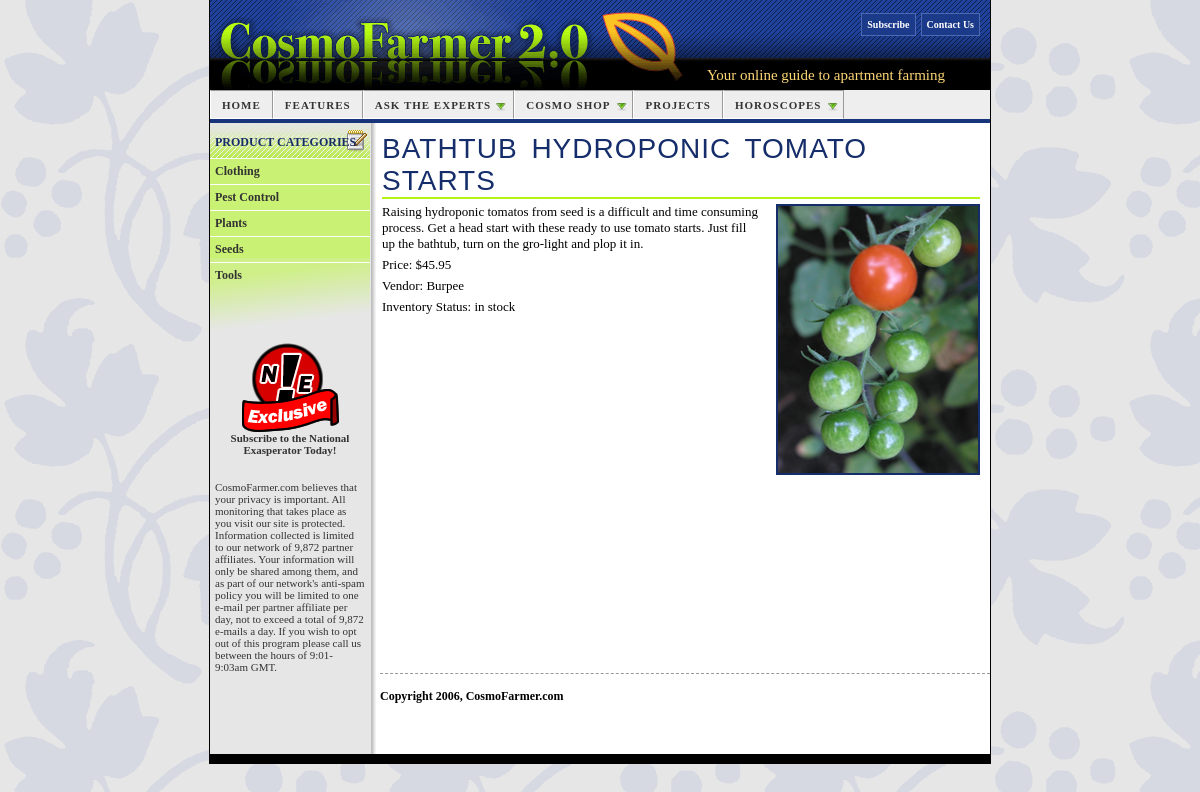
The page /product.php on the database its author committed.
### tables this page shows
CREATE TABLE `categories` (
  `categoryID` mediumint(8) unsigned NOT NULL AUTO_INCREMENT,
  `categoryName` varchar(64) NOT NULL,
  PRIMARY KEY (`categoryID`)
);

CREATE TABLE `products` (
  `productID` mediumint(8) unsigned NOT NULL AUTO_INCREMENT,
  `productName` varchar(64) NOT NULL,
  `price` double(10,2) NOT NULL,
  `description` text NOT NULL,
  `inventory` varchar(12) NOT NULL,
  `vendorID` mediumint(9) NOT NULL,
  `categoryID` mediumint(9) NOT NULL,
  `image` varchar(255) NOT NULL,
  `onSale` tinyint(4) NOT NULL,
  PRIMARY KEY (`productID`)
);

CREATE TABLE `vendors` (
  `vendorID` mediumint(8) unsigned NOT NULL AUTO_INCREMENT,
  `vendorName` varchar(64) NOT NULL,
  `vendorStreet` varchar(64) NOT NULL,
  `vendorCity` varchar(64) NOT NULL,
  `vendorState` varchar(32) NOT NULL,
  `vendorZip` varchar(16) NOT NULL,
  `vendorPhone` varchar(18) NOT NULL,
  PRIMARY KEY (`vendorID`)
);

### product.php (the view, shortened to what this page needs)
<?php require_once('Connections/connCosmo.php'); ?>
<?php
if (!function_exists("GetSQLValueString")) {
function GetSQLValueString($theValue, $theType, $theDefinedValue = "", $theNotDefinedValue = "")
{
  $theValue = function_exists("mysql_real_escape_string") ? mysql_real_escape_string($theValue) : mysql_escape_string($theValue);
  switch ($theType) {
    case "long":
    case "int":
      $theValue = ($theValue != "") ? intval($theValue) : "NULL";
      break;
  }
  return $theValue;
}
}
$varProduct_rsDetails = "1";
$query_rsDetails = sprintf("SELECT products.productID, products.productName, products.price, products.`description`, products.inventory, products.image, vendors.vendorName FROM products, vendors WHERE products.vendorID = vendors.vendorID AND products.productID = %s", GetSQLValueString($varProduct_rsDetails, "int"));
$rsDetails = mysql_query($query_rsDetails, $connCosmo) or die(mysql_error());
$row_rsDetails = mysql_fetch_assoc($rsDetails);
$query_rsCategories = "SELECT * FROM categories ORDER BY categoryName ASC";
$rsCategories = mysql_query($query_rsCategories, $connCosmo) or die(mysql_error());
$row_rsCategories = mysql_fetch_assoc($rsCategories);
?>
<!DOCTYPE html PUBLIC "-//W3C//DTD XHTML 1.0 Transitional//EN" "http://www.w3.org/TR/xhtml1/DTD/xhtml1-transitional.dtd">
<html xmlns="http://www.w3.org/1999/xhtml">
<head>
<link href="styles/global.css" rel="stylesheet" type="text/css" />
<link href="SpryAssets/SpryMenuBarHorizontal.css" rel="stylesheet" type="text/css" />
<link href="styles/twoColFixLtHdr.css" rel="stylesheet" type="text/css" />
</head>
<body class="twoColFixLtHdr">
<div id="container">
  <div id="header">
    <p><img src="images/cosmo_logo.gif" alt="CosmoFarmer 2.0" width="476" height="90"/>    </p>
   <p id="tagline">Your online guide to apartment farming</p>
  <ul id="sitetools">
      <li><a href="#">Contact Us</a></li>
<li><a href="#">Subscribe</a> </li>
</ul>
  <ul id="mainNav" class="MenuBarHorizontal">
    <li><a href="#">Home</a> </li>
    <li><a href="#">Features</a></li>
<li><a class="MenuBarItemSubmenu" href="#">Ask the Experts</a>
    </li>
<li><a href="index.php" class="MenuBarItemSubmenu">Cosmo Shop</a>
    </li>
    <li><a href="#">Projects</a></li>
<li><a href="#" class="MenuBarItemSubmenu">Horoscopes</a>
    </li>
  </ul>
  <br class="clear" />
  </div>
  <div id="sidebar1">
<div class="related">
  <h2>Product
    Categories</h2>
  <ul>
    <?php do { ?>
        <li><a href="category.php?categoryID=<?php echo $row_rsCategories['categoryID']; ?>"><?php echo $row_rsCategories['categoryName']; ?></a></li>
      <?php } while ($row_rsCategories = mysql_fetch_assoc($rsCategories)); ?>
</ul>
</div>
<div class="natEx">
      <p><a href="http://www.nationalexasperator.com/"><img src="images/ne.png" alt="National Exasperator" width="97" height="89" /></a></p>
      <p><a href="http://www.nationalexasperator.com/">Subscribe to the National Exasperator Today! </a></p>
    </div>
    <p>CosmoFarmer.com believes that your privacy is important. All monitoring that takes place as you visit our site is protected. Information collected is limited to our  network of 9,872 partner affiliates. Your information will only be shared among them, and as part of our network's anti-spam policy you will be limited to one e-mail per partner affiliate per day, not to exceed a total of 9,872 e-mails a day. If you wish to opt out of this program please call us between the hours of 9:01-9:03am GMT. </p>
  </div>
  <div id="mainContent">
  <h1><?php echo $row_rsDetails['productName']; ?></h1>
  <img src="images/large/<?php echo $row_rsDetails['image']; ?>" alt="<?php echo $row_rsDetails['productName']; ?>" class="productImage" />
  <p><?php echo $row_rsDetails['description']; ?></p>
  <p>Price: $<?php echo $row_rsDetails['price']; ?></p>
  <p>Vendor: <?php echo $row_rsDetails['vendorName']; ?></p>
  <p>Inventory Status: <?php echo $row_rsDetails['inventory']; ?></p>
  </div>
	<div id="footer">
    <p>Copyright 2006, CosmoFarmer.com</p>
  </div>
</div>
</body>
</html>

### styles/global.css (style rules this page uses)
body { font: 100% Trebuchet MS; background: #666666 url(../images/leaf_bg.gif); margin: 0; padding: 0; text-align: center; color: #000000; }
#container { width: 780px; margin: 0 auto; text-align: left; padding: 0; background: #FFF url(../images/bg_wrapper.gif) repeat-y; border-right: 1px solid #000000; border-left: 1px solid #000000; border-bottom: 10px solid #000; }
#header { background: #EEEEEE url(../images/bg_banner.gif) repeat-x; position: relative; border-bottom: 4px solid #18347A; zoom: 1; }
#header img { display: block; }
#sitetools { position: absolute; top: 10px; right: 5px; width: 50%; margin: 0px; padding: 0px; list-style: none; }
#sitetools li { display: inline; float: right; margin-right: 5px; padding-bottom: 0.5em; }
#sitetools li a { font-size: 10px; text-decoration: none; color: #FFFFFF; line-height: 3em; background: #1B3A89; padding: 5px; height: 2em; border: 1px solid #4D69B0; font-weight: bold; }
#tagline { position: absolute; color: #FDD774; top: 67px; left: 497px; font: 15px "Trebuchet MS"; }
#mainContent h1 { color: #152D6A; border-bottom: 2px solid #B2F511; font: normal 28px Impact, "Arial Narrow", sans-serif; text-transform: uppercase; letter-spacing: 1px; word-spacing: 5px; margin: 0 0 5px 0; }
#mainContent p { font-size: 13px; margin-bottom: 5px; }
#sidebar1 p { color: #333333; padding-right: 5px; padding-left: 5px; font-size: 11px; }
#sidebar1 a { text-decoration: none; color: #333333; }
#sidebar1 .related { margin-bottom: 10px; padding-bottom: 45px; background: #C9F173 url(../images/bg_related.png) no-repeat left bottom; }
#sidebar1 .related li { list-style: none; display: inline; }
#sidebar1 h2, #sidebar1 h3, #sidebar1 p { padding-right: 5px; padding-left: 5px; }
#sidebar1 h2 { color: #152C67; padding-bottom: 10px; font-size: 12px; text-transform: uppercase; line-height: 100%; background: url(../images/bg_relatedhead.gif) no-repeat right top; margin: 0; padding-left: 5px; padding-top: 13px; }
#sidebar1 .related a { display: block; padding: 5px; border-top: 1px solid #FFF; text-decoration: none; }
#sidebar1 .related ul { margin: 0px; padding: 0px; font-size: 12px; font-weight: bold; }
div.natEx { text-align: center; margin-top: 5px; font-weight: bold; margin-bottom: 25px; }
.natEx p { margin-bottom: 5px; }
#footer { padding: 5px 0 40px 0; border-top: 1px dashed #999999; font-weight: bold; color: #000000; margin: 20px 0 0 170px; clear: both; }
#footer p { margin: 0; padding: 10px 0; font-weight: bold; font-size: 12px; }
a img { border-style: none; }
.twoColFixLtHdr p { margin: 0px; padding: 0px; }
.productImage { float: right; margin-bottom: 5px; margin-left: 15px; border: 2px solid #152D6A; }

### SpryAssets/SpryMenuBarHorizontal.css (style rules this page uses)
ul.MenuBarHorizontal { margin: 0; padding: 0; list-style-type: none; font-size: 100%; cursor: default; }
ul.MenuBarHorizontal li { margin: 0; padding: 0; list-style-type: none; font-size: 100%; position: relative; text-align: left; width: auto; float: left; }
ul.MenuBarHorizontal a { cursor: pointer; background-color: #EEE; padding: 0.7em 1em; color: #333; text-decoration: none; display: block; font-size: 11px; text-transform: uppercase; font-weight: bold; border-right: 1px solid #999999; border-left: 1px solid #FFFFFF; border-top: 1px solid #999999; border-bottom: 1px solid #FFFFFF; letter-spacing: 1px; }
ul.MenuBarHorizontal a.MenuBarItemSubmenu { background-image: url(SpryMenuBarDown.gif); background-repeat: no-repeat; background-position: 95% 50%; padding-right: 2em; }

### styles/twoColFixLtHdr.css (style rules this page uses)
.twoColFixLtHdr #header { padding: 0; margin: 0; }
.twoColFixLtHdr #sidebar1 { float: left; width: 160px; padding: 0; }
.twoColFixLtHdr #mainContent { margin: 0 0 0 162px; padding: 10px 10px 0 10px; }

### rows shown on the page
categories: categoryName "Clothing"
categories: categoryName "Pest Control"
categories: categoryName "Plants"
categories: categoryName "Seeds"
categories: categoryName "Tools"
products: productName "BATHTUB HYDROPONIC TOMATO STARTS", image (picture), description "Raising hydroponic tomatos from seed is a difficult and time consuming process. Get a head start with these ready to use tomato starts. Just fill up the bathtub, turn on the gro-light and plop it in.", price "45.95", vendorID.vendorName "Burpee", inventory "in stock"
